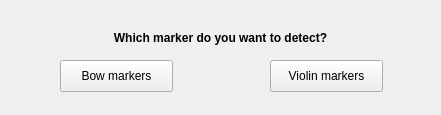
<?xml version="1.0" encoding="UTF-8"?>
<ui version="4.0">
 <class>markers</class>
 <widget class="QWidget" name="markers">
  <property name="geometry">
   <rect>
    <x>0</x>
    <y>0</y>
    <width>441</width>
    <height>115</height>
   </rect>
  </property>
  <property name="windowTitle">
   <string>Form</string>
  </property>
  <widget class="QPushButton" name="bowMarkers">
   <property name="enabled">
    <bool>true</bool>
   </property>
   <property name="geometry">
    <rect>
     <x>60</x>
     <y>60</y>
     <width>113</width>
     <height>32</height>
    </rect>
   </property>
   <property name="text">
    <string>Bow markers</string>
   </property>
   <property name="checkable">
    <bool>false</bool>
   </property>
   <property name="checked">
    <bool>false</bool>
   </property>
   <property name="autoDefault">
    <bool>false</bool>
   </property>
  </widget>
  <widget class="QPushButton" name="violinMarkers">
   <property name="geometry">
    <rect>
     <x>270</x>
     <y>60</y>
     <width>113</width>
     <height>32</height>
    </rect>
   </property>
   <property name="text">
    <string>Violin markers</string>
   </property>
   <property name="autoDefault">
    <bool>false</bool>
   </property>
  </widget>
  <widget class="QLabel" name="label">
   <property name="geometry">
    <rect>
     <x>70</x>
     <y>30</y>
     <width>301</width>
     <height>16</height>
    </rect>
   </property>
   <property name="font">
    <font>
     <weight>75</weight>
     <bold>true</bold>
    </font>
   </property>
   <property name="text">
    <string>Which marker do you want to detect?</string>
   </property>
   <property name="alignment">
    <set>Qt::AlignCenter</set>
   </property>
  </widget>
 </widget>
 <resources/>
 <connections/>
</ui>
